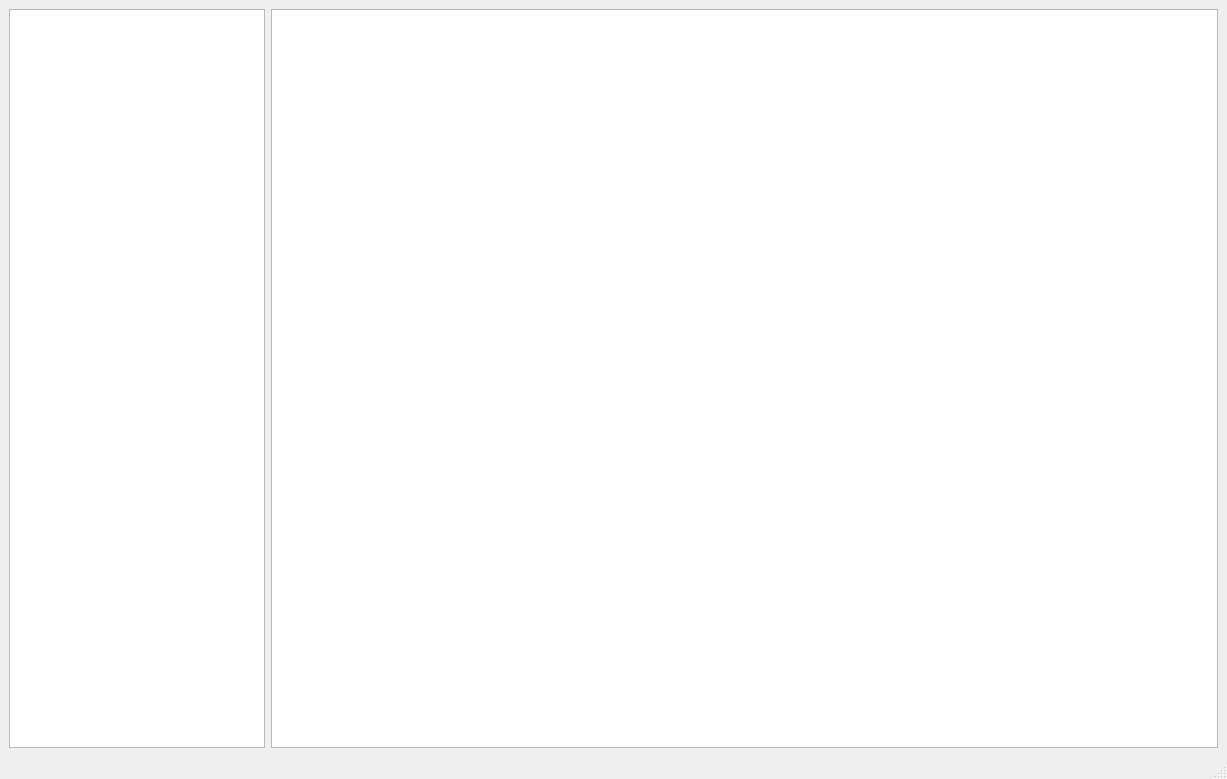
<?xml version="1.0" encoding="UTF-8"?>
<ui version="4.0">
 <class>MainWindow</class>
 <widget class="QMainWindow" name="MainWindow">
  <property name="geometry">
   <rect>
    <x>0</x>
    <y>0</y>
    <width>1227</width>
    <height>779</height>
   </rect>
  </property>
  <property name="windowTitle">
   <string>MainWindow</string>
  </property>
  <property name="layoutDirection">
   <enum>Qt::LeftToRight</enum>
  </property>
  <widget class="QWidget" name="centralwidget">
   <layout class="QGridLayout" name="gridLayout">
    <item row="0" column="0">
     <widget class="QTreeView" name="treeView">
      <property name="sizePolicy">
       <sizepolicy hsizetype="Minimum" vsizetype="Expanding">
        <horstretch>0</horstretch>
        <verstretch>0</verstretch>
       </sizepolicy>
      </property>
      <property name="baseSize">
       <size>
        <width>0</width>
        <height>0</height>
       </size>
      </property>
     </widget>
    </item>
    <item row="0" column="1">
     <widget class="QTableWidget" name="tableWidget">
      <property name="layoutDirection">
       <enum>Qt::LeftToRight</enum>
      </property>
      <property name="verticalScrollBarPolicy">
       <enum>Qt::ScrollBarAsNeeded</enum>
      </property>
      <property name="horizontalScrollBarPolicy">
       <enum>Qt::ScrollBarAsNeeded</enum>
      </property>
      <property name="sizeAdjustPolicy">
       <enum>QAbstractScrollArea::AdjustToContents</enum>
      </property>
      <property name="autoScroll">
       <bool>true</bool>
      </property>
      <property name="autoScrollMargin">
       <number>0</number>
      </property>
      <property name="dragDropMode">
       <enum>QAbstractItemView::DragDrop</enum>
      </property>
      <property name="showGrid">
       <bool>false</bool>
      </property>
      <property name="wordWrap">
       <bool>true</bool>
      </property>
      <attribute name="horizontalHeaderVisible">
       <bool>false</bool>
      </attribute>
      <attribute name="horizontalHeaderHighlightSections">
       <bool>true</bool>
      </attribute>
      <attribute name="horizontalHeaderStretchLastSection">
       <bool>false</bool>
      </attribute>
      <attribute name="verticalHeaderVisible">
       <bool>false</bool>
      </attribute>
     </widget>
    </item>
   </layout>
  </widget>
  <widget class="QMenuBar" name="menubar">
   <property name="geometry">
    <rect>
     <x>0</x>
     <y>0</y>
     <width>1227</width>
     <height>21</height>
    </rect>
   </property>
  </widget>
  <widget class="QStatusBar" name="statusbar"/>
 </widget>
 <resources/>
 <connections/>
</ui>
